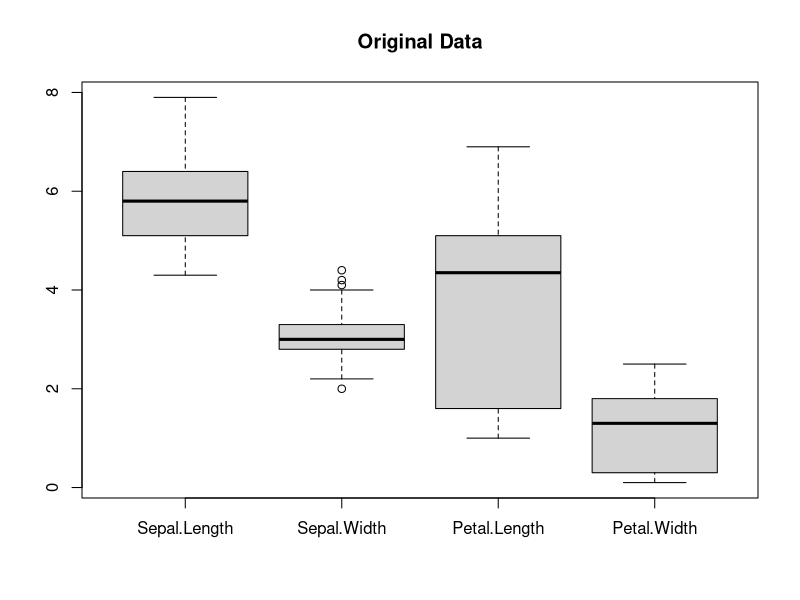
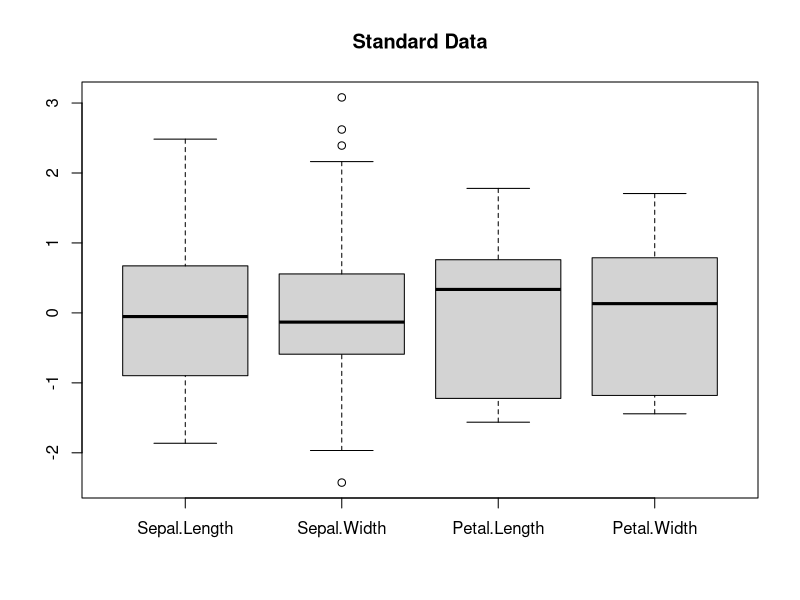
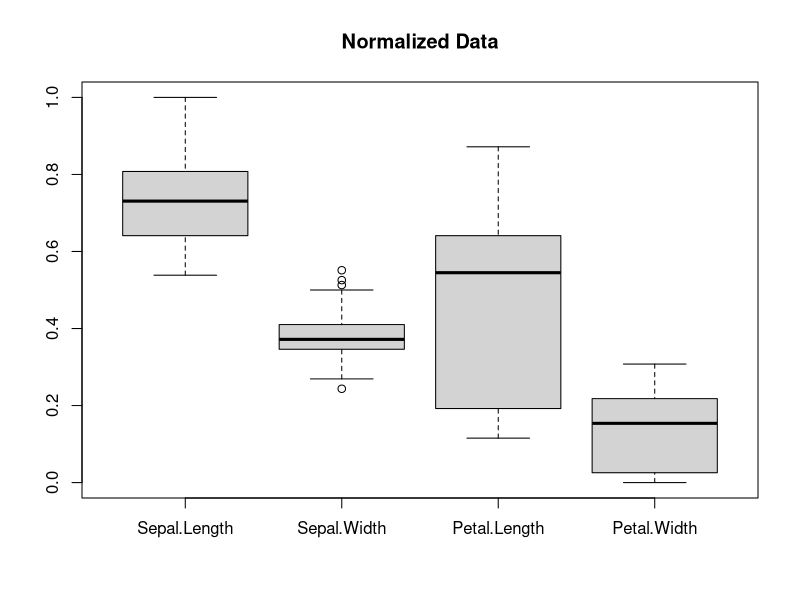

Write R code to recreate these figures, in order.
## ---- chunk 1
iris
## ---- chunk 2
iris_padr =  scale(iris[,1:4])
iris_padr
## ---- chunk 3
normalized = function(x){
  return((x-min(x))/(max(x)-min(x)))
}
## ---- chunk 4
iris_norm = normalized(iris[,1:4])
iris_norm
## ---- chunk 5
#Use ctrl + shift + Enter
boxplot(iris[,1:4],main="Original Data")
boxplot(iris_padr, main="Standard Data")
boxplot(iris_norm, main="Normalized Data")

